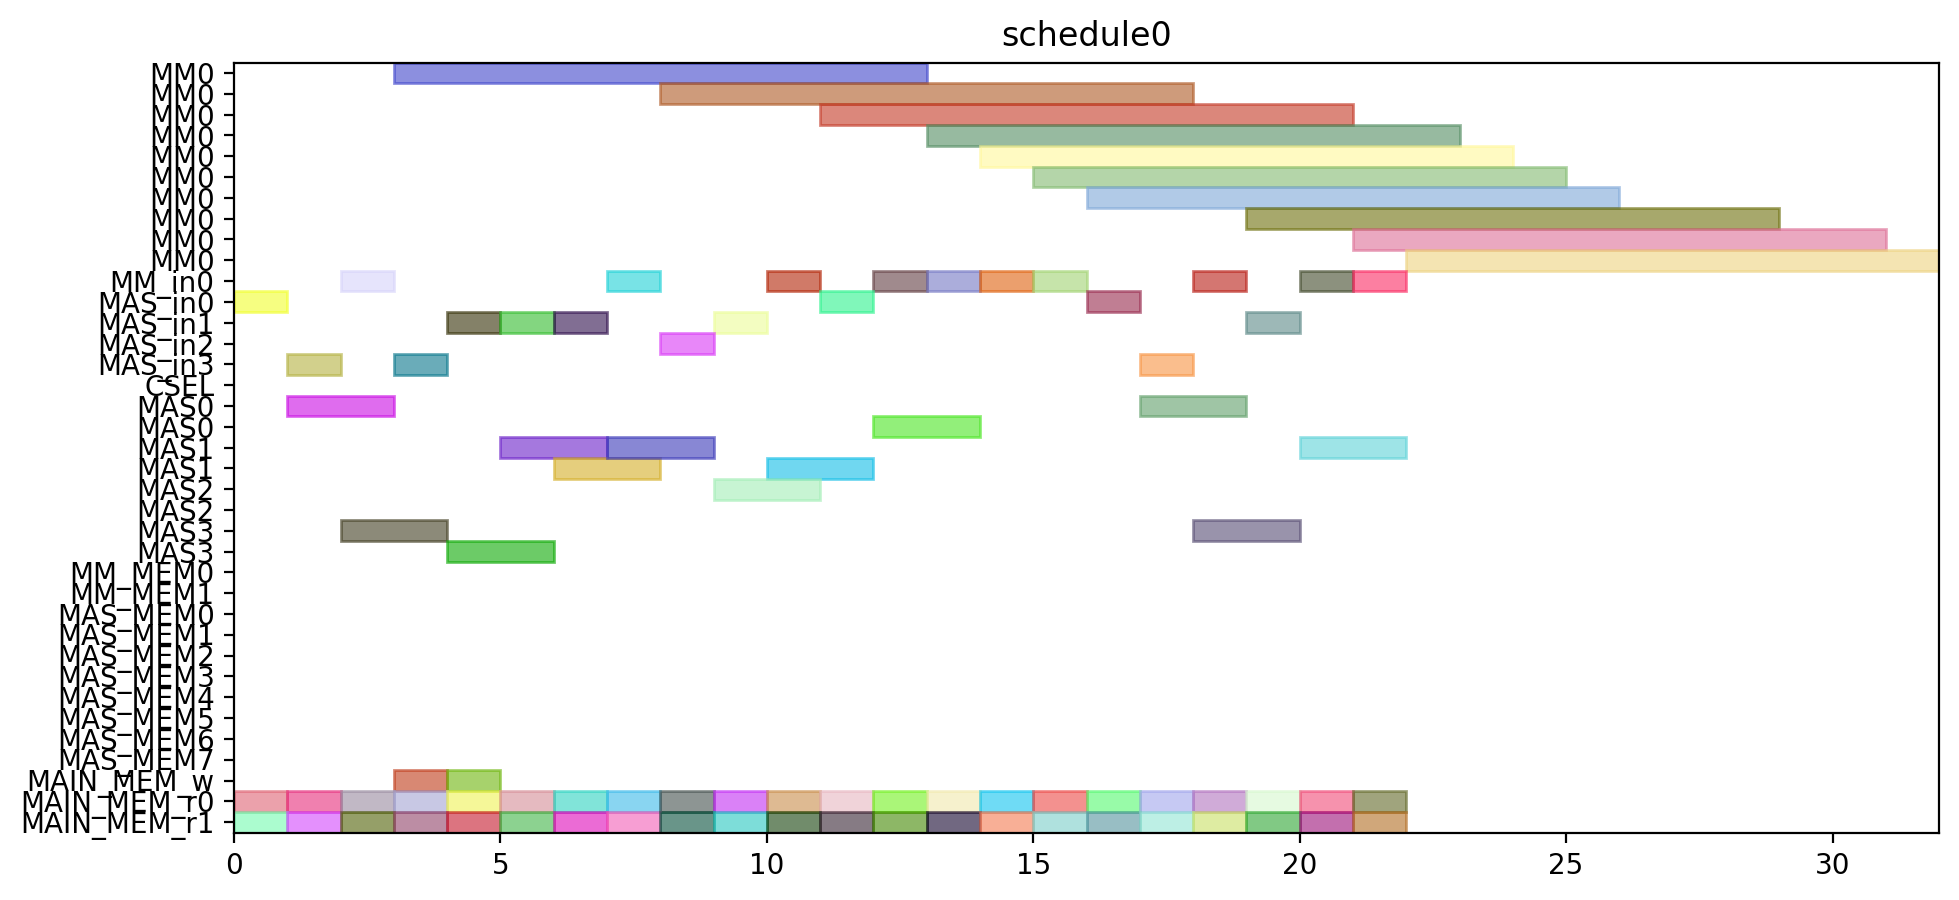

Here is the Python script that generated this plot:
from pyschedule import Scenario, solvers, plotters, alt


def solve():
	horizon = 120
	S = Scenario("schedule0", horizon=horizon)

	# resource
	MM = S.Resources('MM', num=1, size=10)
	MM_in = S.Resources('MM_in', num=1)
	MAS_in = S.Resources('MAS_in', num=4)
	CSEL = S.Resource('CSEL')
	MAS = S.Resources('MAS', num=4, size=2, periods=range(1, horizon))
	MM_MEM = S.Resources('MM_MEM', num=2)
	MAS_MEM = S.Resources('MAS_MEM', num=8)
	MAIN_MEM_w = S.Resource('MAIN_MEM_w', size=1)
	MAIN_MEM_r = S.Resources('MAIN_MEM_r', num=2)

	# result of previous scheduling

	# new tasks
	c10_t0 = S.Task('c10_t0', length=10, delay_cost=1)
	c10_t0 += alt(MM)
	c10_t0_in = S.Task('c10_t0_in', length=1, delay_cost=1)
	c10_t0_in += alt(MM_in)
	S += c10_t0_in*MM_in[0]<=c10_t0*MM[0]
	c10_t0_mem0 = S.Task('c10_t0_mem0', length=1, delay_cost=1)
	c10_t0_mem0 += MAIN_MEM_r[0]
	S += c10_t0_mem0 <= c10_t0

	c10_t0_mem1 = S.Task('c10_t0_mem1', length=1, delay_cost=1)
	c10_t0_mem1 += MAIN_MEM_r[1]
	S += c10_t0_mem1 <= c10_t0

	c10_t1 = S.Task('c10_t1', length=10, delay_cost=1)
	c10_t1 += alt(MM)
	c10_t1_in = S.Task('c10_t1_in', length=1, delay_cost=1)
	c10_t1_in += alt(MM_in)
	S += c10_t1_in*MM_in[0]<=c10_t1*MM[0]
	c10_t1_mem0 = S.Task('c10_t1_mem0', length=1, delay_cost=1)
	c10_t1_mem0 += MAIN_MEM_r[0]
	S += c10_t1_mem0 <= c10_t1

	c10_t1_mem1 = S.Task('c10_t1_mem1', length=1, delay_cost=1)
	c10_t1_mem1 += MAIN_MEM_r[1]
	S += c10_t1_mem1 <= c10_t1

	c10_t2 = S.Task('c10_t2', length=2, delay_cost=1)
	c10_t2 += alt(MAS)
	c10_t2_in = S.Task('c10_t2_in', length=1, delay_cost=1)
	c10_t2_in += alt(MAS_in)
	S += c10_t2_in*MAS_in[0]<=c10_t2*MAS[0]

	S += c10_t2_in*MAS_in[1]<=c10_t2*MAS[1]

	S += c10_t2_in*MAS_in[2]<=c10_t2*MAS[2]

	S += c10_t2_in*MAS_in[3]<=c10_t2*MAS[3]

	c10_t2_mem0 = S.Task('c10_t2_mem0', length=1, delay_cost=1)
	c10_t2_mem0 += MAIN_MEM_r[0]
	S += c10_t2_mem0 <= c10_t2

	c10_t2_mem1 = S.Task('c10_t2_mem1', length=1, delay_cost=1)
	c10_t2_mem1 += MAIN_MEM_r[1]
	S += c10_t2_mem1 <= c10_t2

	c10_t3 = S.Task('c10_t3', length=2, delay_cost=1)
	c10_t3 += alt(MAS)
	c10_t3_in = S.Task('c10_t3_in', length=1, delay_cost=1)
	c10_t3_in += alt(MAS_in)
	S += c10_t3_in*MAS_in[0]<=c10_t3*MAS[0]

	S += c10_t3_in*MAS_in[1]<=c10_t3*MAS[1]

	S += c10_t3_in*MAS_in[2]<=c10_t3*MAS[2]

	S += c10_t3_in*MAS_in[3]<=c10_t3*MAS[3]

	c10_t3_mem0 = S.Task('c10_t3_mem0', length=1, delay_cost=1)
	c10_t3_mem0 += MAIN_MEM_r[0]
	S += c10_t3_mem0 <= c10_t3

	c10_t3_mem1 = S.Task('c10_t3_mem1', length=1, delay_cost=1)
	c10_t3_mem1 += MAIN_MEM_r[1]
	S += c10_t3_mem1 <= c10_t3

	c20_t0 = S.Task('c20_t0', length=10, delay_cost=1)
	c20_t0 += alt(MM)
	c20_t0_in = S.Task('c20_t0_in', length=1, delay_cost=1)
	c20_t0_in += alt(MM_in)
	S += c20_t0_in*MM_in[0]<=c20_t0*MM[0]
	c20_t0_mem0 = S.Task('c20_t0_mem0', length=1, delay_cost=1)
	c20_t0_mem0 += MAIN_MEM_r[0]
	S += c20_t0_mem0 <= c20_t0

	c20_t0_mem1 = S.Task('c20_t0_mem1', length=1, delay_cost=1)
	c20_t0_mem1 += MAIN_MEM_r[1]
	S += c20_t0_mem1 <= c20_t0

	c20_t1 = S.Task('c20_t1', length=10, delay_cost=1)
	c20_t1 += alt(MM)
	c20_t1_in = S.Task('c20_t1_in', length=1, delay_cost=1)
	c20_t1_in += alt(MM_in)
	S += c20_t1_in*MM_in[0]<=c20_t1*MM[0]
	c20_t1_mem0 = S.Task('c20_t1_mem0', length=1, delay_cost=1)
	c20_t1_mem0 += MAIN_MEM_r[0]
	S += c20_t1_mem0 <= c20_t1

	c20_t1_mem1 = S.Task('c20_t1_mem1', length=1, delay_cost=1)
	c20_t1_mem1 += MAIN_MEM_r[1]
	S += c20_t1_mem1 <= c20_t1

	c20_t2 = S.Task('c20_t2', length=2, delay_cost=1)
	c20_t2 += alt(MAS)
	c20_t2_in = S.Task('c20_t2_in', length=1, delay_cost=1)
	c20_t2_in += alt(MAS_in)
	S += c20_t2_in*MAS_in[0]<=c20_t2*MAS[0]

	S += c20_t2_in*MAS_in[1]<=c20_t2*MAS[1]

	S += c20_t2_in*MAS_in[2]<=c20_t2*MAS[2]

	S += c20_t2_in*MAS_in[3]<=c20_t2*MAS[3]

	c20_t2_mem0 = S.Task('c20_t2_mem0', length=1, delay_cost=1)
	c20_t2_mem0 += MAIN_MEM_r[0]
	S += c20_t2_mem0 <= c20_t2

	c20_t2_mem1 = S.Task('c20_t2_mem1', length=1, delay_cost=1)
	c20_t2_mem1 += MAIN_MEM_r[1]
	S += c20_t2_mem1 <= c20_t2

	c20_t3 = S.Task('c20_t3', length=2, delay_cost=1)
	c20_t3 += alt(MAS)
	c20_t3_in = S.Task('c20_t3_in', length=1, delay_cost=1)
	c20_t3_in += alt(MAS_in)
	S += c20_t3_in*MAS_in[0]<=c20_t3*MAS[0]

	S += c20_t3_in*MAS_in[1]<=c20_t3*MAS[1]

	S += c20_t3_in*MAS_in[2]<=c20_t3*MAS[2]

	S += c20_t3_in*MAS_in[3]<=c20_t3*MAS[3]

	c20_t3_mem0 = S.Task('c20_t3_mem0', length=1, delay_cost=1)
	c20_t3_mem0 += MAIN_MEM_r[0]
	S += c20_t3_mem0 <= c20_t3

	c20_t3_mem1 = S.Task('c20_t3_mem1', length=1, delay_cost=1)
	c20_t3_mem1 += MAIN_MEM_r[1]
	S += c20_t3_mem1 <= c20_t3

	c01_t0 = S.Task('c01_t0', length=10, delay_cost=1)
	c01_t0 += alt(MM)
	c01_t0_in = S.Task('c01_t0_in', length=1, delay_cost=1)
	c01_t0_in += alt(MM_in)
	S += c01_t0_in*MM_in[0]<=c01_t0*MM[0]
	c01_t0_mem0 = S.Task('c01_t0_mem0', length=1, delay_cost=1)
	c01_t0_mem0 += MAIN_MEM_r[0]
	S += c01_t0_mem0 <= c01_t0

	c01_t0_mem1 = S.Task('c01_t0_mem1', length=1, delay_cost=1)
	c01_t0_mem1 += MAIN_MEM_r[1]
	S += c01_t0_mem1 <= c01_t0

	c01_t1 = S.Task('c01_t1', length=10, delay_cost=1)
	c01_t1 += alt(MM)
	c01_t1_in = S.Task('c01_t1_in', length=1, delay_cost=1)
	c01_t1_in += alt(MM_in)
	S += c01_t1_in*MM_in[0]<=c01_t1*MM[0]
	c01_t1_mem0 = S.Task('c01_t1_mem0', length=1, delay_cost=1)
	c01_t1_mem0 += MAIN_MEM_r[0]
	S += c01_t1_mem0 <= c01_t1

	c01_t1_mem1 = S.Task('c01_t1_mem1', length=1, delay_cost=1)
	c01_t1_mem1 += MAIN_MEM_r[1]
	S += c01_t1_mem1 <= c01_t1

	c01_t2 = S.Task('c01_t2', length=2, delay_cost=1)
	c01_t2 += alt(MAS)
	c01_t2_in = S.Task('c01_t2_in', length=1, delay_cost=1)
	c01_t2_in += alt(MAS_in)
	S += c01_t2_in*MAS_in[0]<=c01_t2*MAS[0]

	S += c01_t2_in*MAS_in[1]<=c01_t2*MAS[1]

	S += c01_t2_in*MAS_in[2]<=c01_t2*MAS[2]

	S += c01_t2_in*MAS_in[3]<=c01_t2*MAS[3]

	c01_t2_mem0 = S.Task('c01_t2_mem0', length=1, delay_cost=1)
	c01_t2_mem0 += MAIN_MEM_r[0]
	S += c01_t2_mem0 <= c01_t2

	c01_t2_mem1 = S.Task('c01_t2_mem1', length=1, delay_cost=1)
	c01_t2_mem1 += MAIN_MEM_r[1]
	S += c01_t2_mem1 <= c01_t2

	c01_t3 = S.Task('c01_t3', length=2, delay_cost=1)
	c01_t3 += alt(MAS)
	c01_t3_in = S.Task('c01_t3_in', length=1, delay_cost=1)
	c01_t3_in += alt(MAS_in)
	S += c01_t3_in*MAS_in[0]<=c01_t3*MAS[0]

	S += c01_t3_in*MAS_in[1]<=c01_t3*MAS[1]

	S += c01_t3_in*MAS_in[2]<=c01_t3*MAS[2]

	S += c01_t3_in*MAS_in[3]<=c01_t3*MAS[3]

	c01_t3_mem0 = S.Task('c01_t3_mem0', length=1, delay_cost=1)
	c01_t3_mem0 += MAIN_MEM_r[0]
	S += c01_t3_mem0 <= c01_t3

	c01_t3_mem1 = S.Task('c01_t3_mem1', length=1, delay_cost=1)
	c01_t3_mem1 += MAIN_MEM_r[1]
	S += c01_t3_mem1 <= c01_t3

	c11_t0 = S.Task('c11_t0', length=10, delay_cost=1)
	c11_t0 += alt(MM)
	c11_t0_in = S.Task('c11_t0_in', length=1, delay_cost=1)
	c11_t0_in += alt(MM_in)
	S += c11_t0_in*MM_in[0]<=c11_t0*MM[0]
	c11_t0_mem0 = S.Task('c11_t0_mem0', length=1, delay_cost=1)
	c11_t0_mem0 += MAIN_MEM_r[0]
	S += c11_t0_mem0 <= c11_t0

	c11_t0_mem1 = S.Task('c11_t0_mem1', length=1, delay_cost=1)
	c11_t0_mem1 += MAIN_MEM_r[1]
	S += c11_t0_mem1 <= c11_t0

	c11_t1 = S.Task('c11_t1', length=10, delay_cost=1)
	c11_t1 += alt(MM)
	c11_t1_in = S.Task('c11_t1_in', length=1, delay_cost=1)
	c11_t1_in += alt(MM_in)
	S += c11_t1_in*MM_in[0]<=c11_t1*MM[0]
	c11_t1_mem0 = S.Task('c11_t1_mem0', length=1, delay_cost=1)
	c11_t1_mem0 += MAIN_MEM_r[0]
	S += c11_t1_mem0 <= c11_t1

	c11_t1_mem1 = S.Task('c11_t1_mem1', length=1, delay_cost=1)
	c11_t1_mem1 += MAIN_MEM_r[1]
	S += c11_t1_mem1 <= c11_t1

	c11_t2 = S.Task('c11_t2', length=2, delay_cost=1)
	c11_t2 += alt(MAS)
	c11_t2_in = S.Task('c11_t2_in', length=1, delay_cost=1)
	c11_t2_in += alt(MAS_in)
	S += c11_t2_in*MAS_in[0]<=c11_t2*MAS[0]

	S += c11_t2_in*MAS_in[1]<=c11_t2*MAS[1]

	S += c11_t2_in*MAS_in[2]<=c11_t2*MAS[2]

	S += c11_t2_in*MAS_in[3]<=c11_t2*MAS[3]

	c11_t2_mem0 = S.Task('c11_t2_mem0', length=1, delay_cost=1)
	c11_t2_mem0 += MAIN_MEM_r[0]
	S += c11_t2_mem0 <= c11_t2

	c11_t2_mem1 = S.Task('c11_t2_mem1', length=1, delay_cost=1)
	c11_t2_mem1 += MAIN_MEM_r[1]
	S += c11_t2_mem1 <= c11_t2

	c11_t3 = S.Task('c11_t3', length=2, delay_cost=1)
	c11_t3 += alt(MAS)
	c11_t3_in = S.Task('c11_t3_in', length=1, delay_cost=1)
	c11_t3_in += alt(MAS_in)
	S += c11_t3_in*MAS_in[0]<=c11_t3*MAS[0]

	S += c11_t3_in*MAS_in[1]<=c11_t3*MAS[1]

	S += c11_t3_in*MAS_in[2]<=c11_t3*MAS[2]

	S += c11_t3_in*MAS_in[3]<=c11_t3*MAS[3]

	c11_t3_mem0 = S.Task('c11_t3_mem0', length=1, delay_cost=1)
	c11_t3_mem0 += MAIN_MEM_r[0]
	S += c11_t3_mem0 <= c11_t3

	c11_t3_mem1 = S.Task('c11_t3_mem1', length=1, delay_cost=1)
	c11_t3_mem1 += MAIN_MEM_r[1]
	S += c11_t3_mem1 <= c11_t3

	c21_t0 = S.Task('c21_t0', length=10, delay_cost=1)
	c21_t0 += alt(MM)
	c21_t0_in = S.Task('c21_t0_in', length=1, delay_cost=1)
	c21_t0_in += alt(MM_in)
	S += c21_t0_in*MM_in[0]<=c21_t0*MM[0]
	c21_t0_mem0 = S.Task('c21_t0_mem0', length=1, delay_cost=1)
	c21_t0_mem0 += MAIN_MEM_r[0]
	S += c21_t0_mem0 <= c21_t0

	c21_t0_mem1 = S.Task('c21_t0_mem1', length=1, delay_cost=1)
	c21_t0_mem1 += MAIN_MEM_r[1]
	S += c21_t0_mem1 <= c21_t0

	c21_t1 = S.Task('c21_t1', length=10, delay_cost=1)
	c21_t1 += alt(MM)
	c21_t1_in = S.Task('c21_t1_in', length=1, delay_cost=1)
	c21_t1_in += alt(MM_in)
	S += c21_t1_in*MM_in[0]<=c21_t1*MM[0]
	c21_t1_mem0 = S.Task('c21_t1_mem0', length=1, delay_cost=1)
	c21_t1_mem0 += MAIN_MEM_r[0]
	S += c21_t1_mem0 <= c21_t1

	c21_t1_mem1 = S.Task('c21_t1_mem1', length=1, delay_cost=1)
	c21_t1_mem1 += MAIN_MEM_r[1]
	S += c21_t1_mem1 <= c21_t1

	c21_t2 = S.Task('c21_t2', length=2, delay_cost=1)
	c21_t2 += alt(MAS)
	c21_t2_in = S.Task('c21_t2_in', length=1, delay_cost=1)
	c21_t2_in += alt(MAS_in)
	S += c21_t2_in*MAS_in[0]<=c21_t2*MAS[0]

	S += c21_t2_in*MAS_in[1]<=c21_t2*MAS[1]

	S += c21_t2_in*MAS_in[2]<=c21_t2*MAS[2]

	S += c21_t2_in*MAS_in[3]<=c21_t2*MAS[3]

	c21_t2_mem0 = S.Task('c21_t2_mem0', length=1, delay_cost=1)
	c21_t2_mem0 += MAIN_MEM_r[0]
	S += c21_t2_mem0 <= c21_t2

	c21_t2_mem1 = S.Task('c21_t2_mem1', length=1, delay_cost=1)
	c21_t2_mem1 += MAIN_MEM_r[1]
	S += c21_t2_mem1 <= c21_t2

	c21_t3 = S.Task('c21_t3', length=2, delay_cost=1)
	c21_t3 += alt(MAS)
	c21_t3_in = S.Task('c21_t3_in', length=1, delay_cost=1)
	c21_t3_in += alt(MAS_in)
	S += c21_t3_in*MAS_in[0]<=c21_t3*MAS[0]

	S += c21_t3_in*MAS_in[1]<=c21_t3*MAS[1]

	S += c21_t3_in*MAS_in[2]<=c21_t3*MAS[2]

	S += c21_t3_in*MAS_in[3]<=c21_t3*MAS[3]

	c21_t3_mem0 = S.Task('c21_t3_mem0', length=1, delay_cost=1)
	c21_t3_mem0 += MAIN_MEM_r[0]
	S += c21_t3_mem0 <= c21_t3

	c21_t3_mem1 = S.Task('c21_t3_mem1', length=1, delay_cost=1)
	c21_t3_mem1 += MAIN_MEM_r[1]
	S += c21_t3_mem1 <= c21_t3

	c000 = S.Task('c000', length=2, delay_cost=1)
	c000 += alt(MAS)
	c000_in = S.Task('c000_in', length=1, delay_cost=1)
	c000_in += alt(MAS_in)
	S += c000_in*MAS_in[0]<=c000*MAS[0]

	S += c000_in*MAS_in[1]<=c000*MAS[1]

	S += c000_in*MAS_in[2]<=c000*MAS[2]

	S += c000_in*MAS_in[3]<=c000*MAS[3]

	S += 0<c000

	c000_w = S.Task('c000_w', length=1, delay_cost=1)
	c000_w += alt(MAIN_MEM_w)
	S += c000 <= c000_w

	c000_mem0 = S.Task('c000_mem0', length=1, delay_cost=1)
	c000_mem0 += MAIN_MEM_r[0]
	S += c000_mem0 <= c000

	c000_mem1 = S.Task('c000_mem1', length=1, delay_cost=1)
	c000_mem1 += MAIN_MEM_r[1]
	S += c000_mem1 <= c000

	c001 = S.Task('c001', length=2, delay_cost=1)
	c001 += alt(MAS)
	c001_in = S.Task('c001_in', length=1, delay_cost=1)
	c001_in += alt(MAS_in)
	S += c001_in*MAS_in[0]<=c001*MAS[0]

	S += c001_in*MAS_in[1]<=c001*MAS[1]

	S += c001_in*MAS_in[2]<=c001*MAS[2]

	S += c001_in*MAS_in[3]<=c001*MAS[3]

	S += 0<c001

	c001_w = S.Task('c001_w', length=1, delay_cost=1)
	c001_w += alt(MAIN_MEM_w)
	S += c001 <= c001_w

	c001_mem0 = S.Task('c001_mem0', length=1, delay_cost=1)
	c001_mem0 += MAIN_MEM_r[0]
	S += c001_mem0 <= c001

	c001_mem1 = S.Task('c001_mem1', length=1, delay_cost=1)
	c001_mem1 += MAIN_MEM_r[1]
	S += c001_mem1 <= c001

	solvers.mip.solve(S,msg=1,kind='CPLEX',ratio_gap=1.01)

	solution = [['hoge']*len(S.solution()[1]) for i in range(len(S.solution()))]
	for i in range(len(S.solution())):
		for j in range(len(S.solution()[i])):
			solution[i][j]=str(S.solution()[i][j])
	print(solution)

	cycles = int(solution[-1][3])

	pic_file_name = "/home/mfukuda/ABE/multiRAM_multiMAS_16mux/scheduling_result/stage10MM1_stage2MAS4/FROB/schedule0.png"
	if(S.solution() != []):
		plotters.matplotlib.plot(S,img_filename=pic_file_name, show_task_labels=False, fig_size=(cycles*0.25+3, 5))

	return solution
